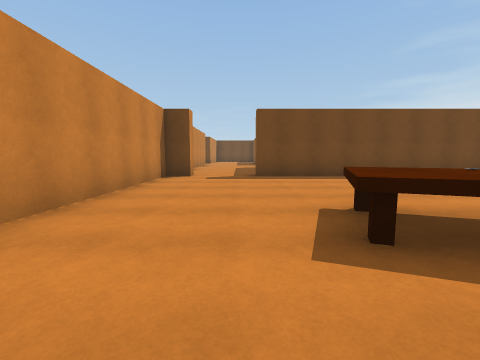
view 1 (above)

24 first-person views from a walk through a 3-D level made in the Unity game engine. The camera is 1.3 m above the floor, tilts 6° down and sees 90° across. The floor is counted in squares, 2 m on a side. Each view is taken from the middle of a square. On the plan, view 1 faces up. The plan holds only what a view shows up to about 9 squares ahead; the rest is blank. The place goes on beyond the plan. The player character is not drawn. Door leaves are left out, so doorways stand open. Surface patterns are stand-ins for the level's own textures.

view 2
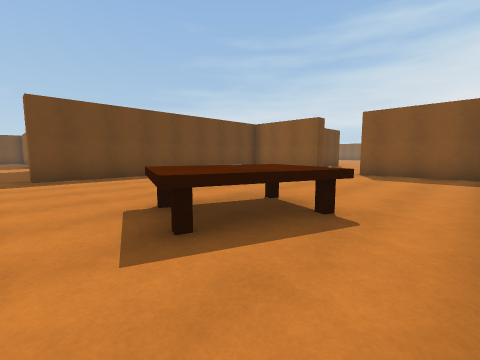

view 3
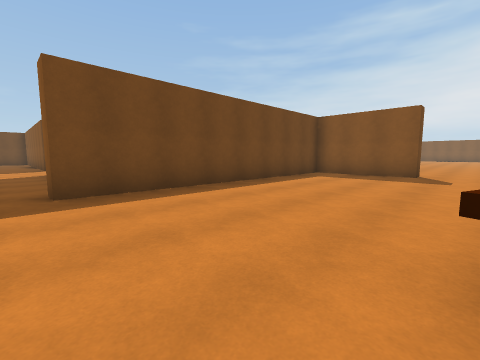

view 4
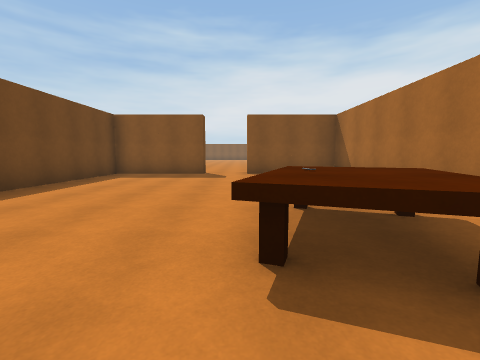

view 5
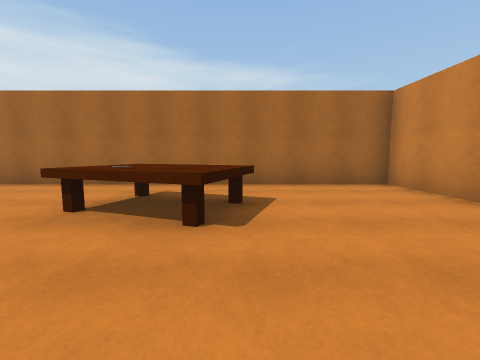

view 6
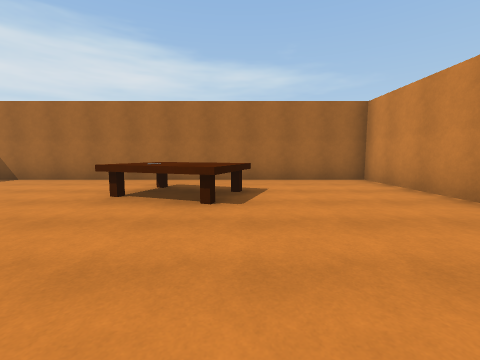

view 7
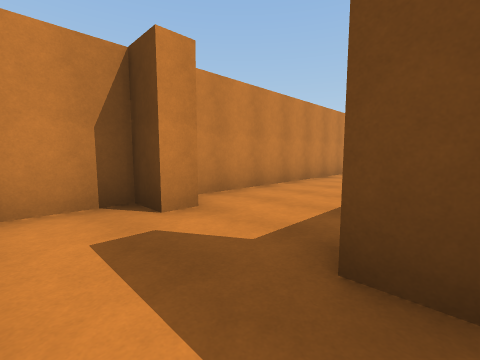

view 8
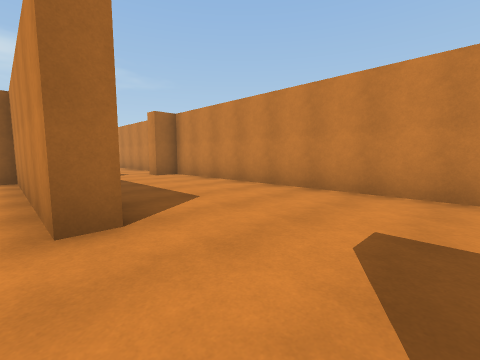

view 9
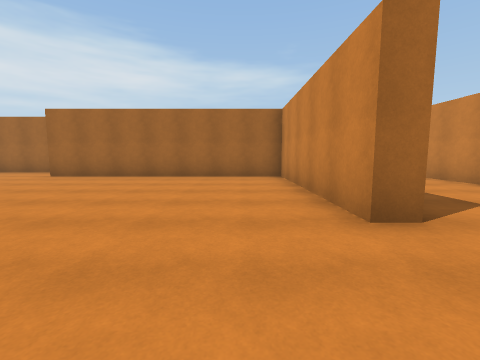

view 10
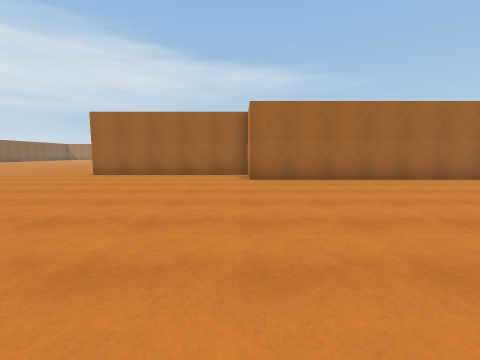

view 11
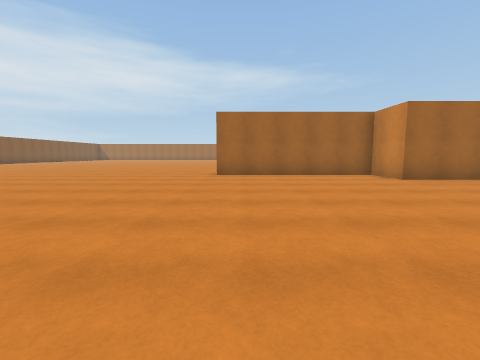

view 12
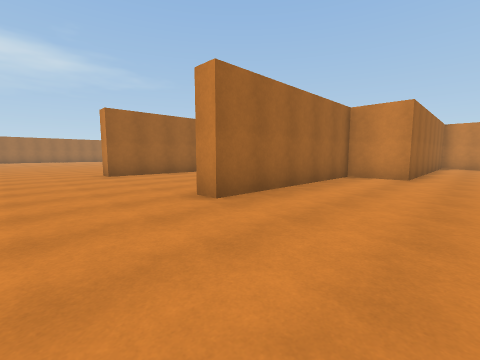

view 13
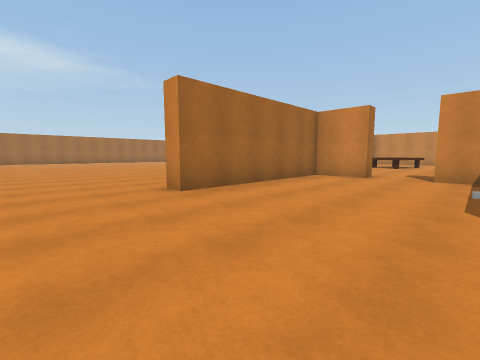

view 14
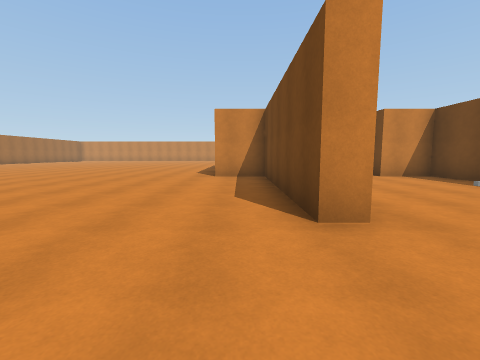

view 15
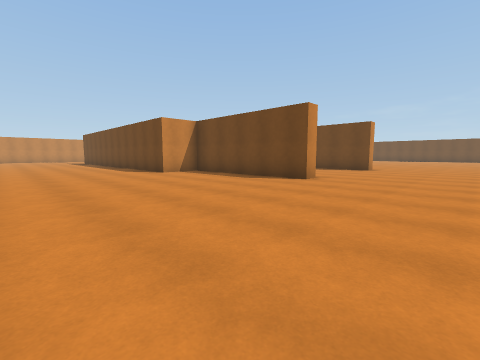

view 16
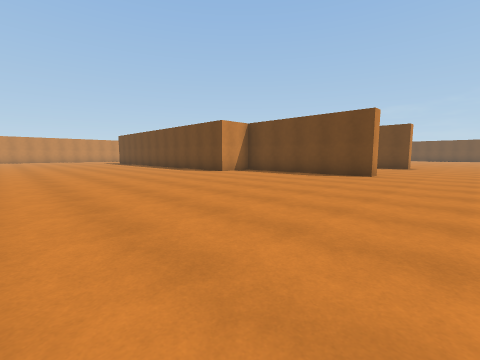

view 17
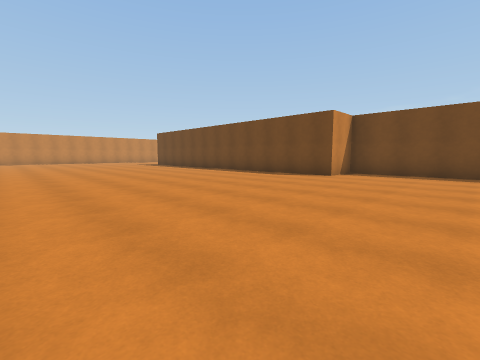

view 18
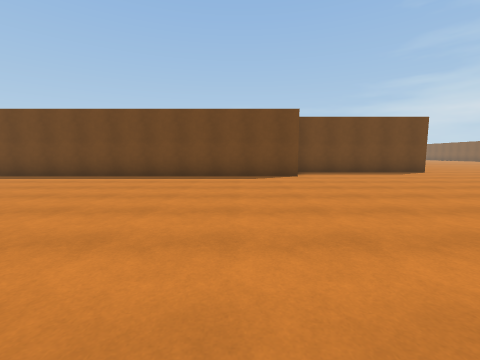

view 19
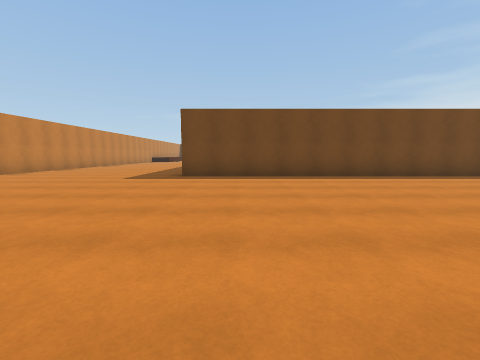

view 20
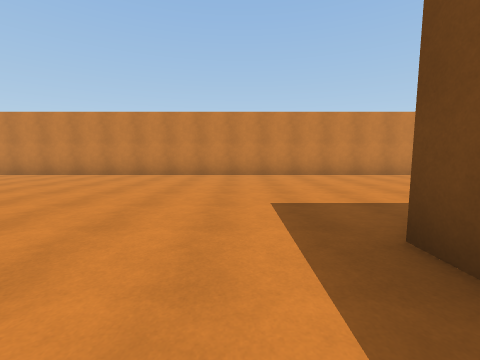

view 21
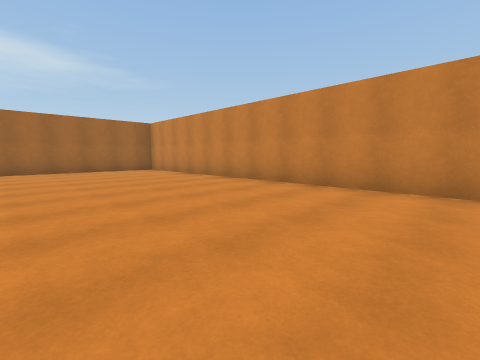

view 22
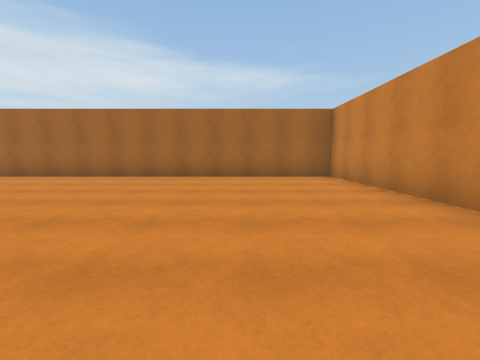

view 23
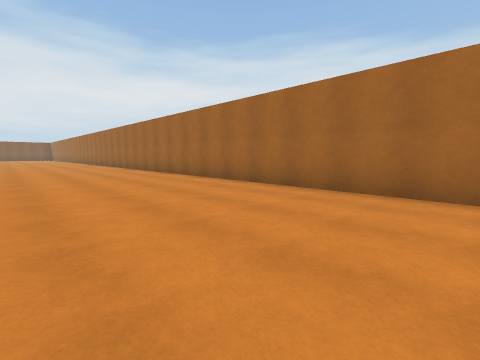

view 24
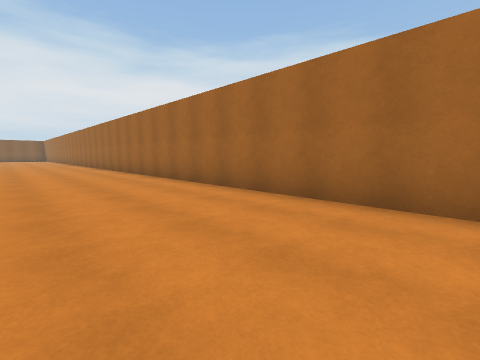

### Floor plan
Points are (right, up) in squares from view 1. A wall is a line through its corners. A room is listed if a view was taken in it or the views show most of it. See-through windows are left out.
Room 1 (views 1, 2, 3, 4, 5, 6, 7)
walls: (-1.5, 7.2) (-2.3, 7.2) (-2.3, -0.3) (8.3, -0.3) (8.3, 2.8); (8.3, 4.3) (8.3, 7.2) (0.5, 7.2)
ways out: opening at (8, 3.5) to room 2; open door at (-0.5, 7.5) to room 2
objects: table (1, 2) to (1, 3); other object (2, 2); table (3, 1) to (3, 2)
Room 2 (views 8, 9, 10, 11, 12, 13, 14, 15, 16, 17, 18, 19, 20, 21, 22, 23, 24)
walls: (8.3, 2.8) (8.7, 2.8) (8.7, 1.3) (13.7, 1.3) (13.7, 0.8) (8.7, 0.8) (8.7, -0.7) (-2.8, -0.7); (10.4, 5.8) (8.7, 5.8) (8.7, 4.3) (8.3, 4.3); (-8.8, 3.6) (-8.8, -16.3) (9.6, -16.3); (1.1, 12.8) (1.7, 12.8) (1.7, 7.8) (8.7, 7.8) (8.7, 6.3) (13.7, 6.3) (13.7, 5.8); (-2.3, 15.1) (-2.3, 7.8) (-1.5, 7.8)
ways out: opening at (8, 3.5) to room 1; open door at (-0.5, 7.5) to room 1

Where each view was taken, in squares from view 1:
view 1: 0 up, 0 right, facing up
view 2: 0 up, 0 right, facing up-right
view 3: 3 up, 0 right, facing up-right
view 4: 3 up, 0 right, facing right
view 5: 5 up, 1 right, facing down
view 6: 6 up, 1 right, facing down
view 7: 6 up, 1 right, facing up-left
view 8: 15 up, 2 right, facing down-left
view 9: 15 up, 3 right, facing down
view 10: 14 up, 9 right, facing down
view 11: 14 up, 13 right, facing down
view 12: 9 up, 16 right, facing down-left
view 13: 5 up, 16 right, facing down-left
view 14: 0 up, 16 right, facing left
view 15: 5 down, 17 right, facing up-left
view 16: 7 down, 16 right, facing up-left
view 17: 8 down, 12 right, facing up-left
view 18: 8 down, 7 right, facing up
view 19: 8 down, 1 left, facing up
view 20: 2 down, 1 left, facing left
view 21: 6 down, 4 left, facing down-left
view 22: 9 down, 6 left, facing down
view 23: 12 down, 4 left, facing down-right
view 24: 13 down, 0 right, facing down-right
